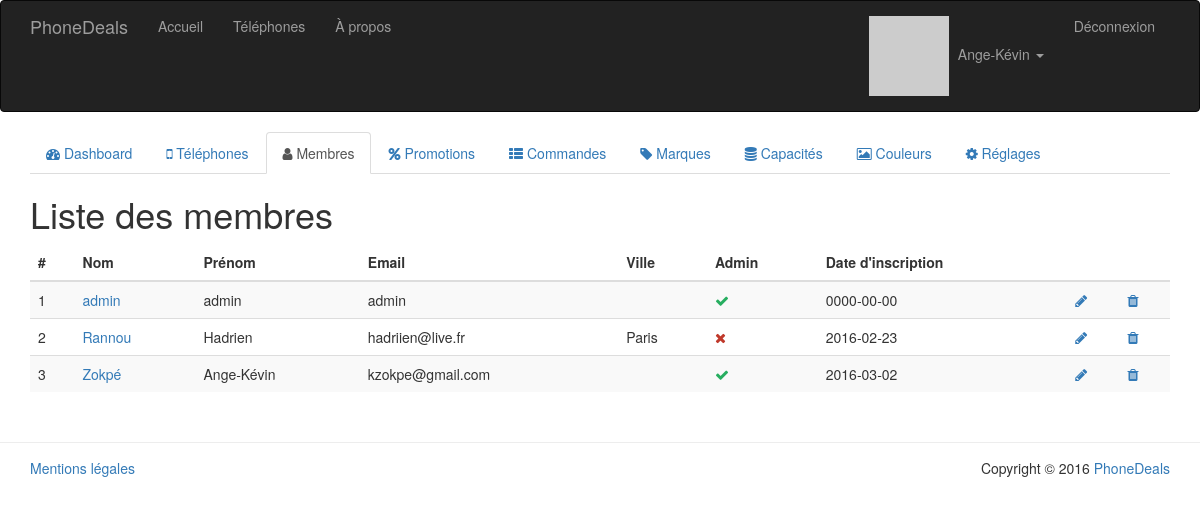
Screenshot of /index.php?page=admin/members-list (signed in) with the database file from the repository.
### tables this page shows
CREATE TABLE `member` (
  `id` int(11) NOT NULL,
  `first_name` varchar(128) NOT NULL,
  `last_name` varchar(128) NOT NULL,
  `email` varchar(128) NOT NULL,
  `password` varchar(128) NOT NULL,
  `way_num` int(128) NOT NULL,
  `way_type` enum('Allée','Avenue','Boulevard','Carrrefour','Chemin','Chaussée','Cité','Corniche','Cours','Domaine','Descente','Ecart','Esplanade','Faubourg','Grande Rue','Hameau','Halle','Impasse','Lieu-dit','Lotissement','Marché','Montée','Passage','Place','Plaine','Plateau','Promenade','Parvis','Quartier','Quai','Résidence','Ruelle','Rocade','Rond-point','Route','Rue','Sente','Sentier','Square','Terre-plein','Traverse','Villa','Village') NOT NULL,
  `way_name` varchar(64) NOT NULL,
  `city` varchar(128) NOT NULL,
  `zip_code` int(11) NOT NULL,
  `admin` tinyint(1) NOT NULL,
  `register_date` date NOT NULL
);

### app/model/Autoloader.php (called while the page is built, shortened)
<?php
	class Autoloader {
		public static function appAutoload($class) {
			$class = str_replace('\\', '/', $class);
		}
	}
?>

### app/model/Member.class.php (called while the page is built, shortened)
<?php
	class Member {
		public function __get($nom){
			return $this->$nom;
		}
		public static function getMemberById($id) {
			$db = PDOConnexion::getInstance();
			$sql = 'SELECT * FROM member WHERE id = :id';
			$sth = $db->prepare($sql);
			$sth->setFetchMode(PDO::FETCH_CLASS|PDO::FETCH_PROPS_LATE, 'Member');
			$sth->execute(array(
				':id' => $id
			));
			return $sth->fetch();
		}
		public static function getMembersList() {
			$db = PDOConnexion::getInstance();
			$sql = 'SELECT * FROM member';
			$sth = $db->prepare($sql);
			$sth->setFetchMode(PDO::FETCH_CLASS|PDO::FETCH_PROPS_LATE, 'Member');
			$sth->execute();
			return $sth->fetchAll();
		}
	}
?>

### app/view/admin/members-list.php (the view)
<div class="col-md-12">
	<h1>Liste des membres</h1>
	<table class="table table-striped">
		<thead>
			<th>#</th>
			<th>Nom</th>
			<th>Prénom</th>
			<th>Email</th>
			<th>Ville</th>
			<th>Admin</th>
			<th>Date d'inscription</th>
			<th></th>
			<th></th>
		</thead>
		<?php
			foreach (Member::getMembersList() as $member) {
				echo '<tr>';
					echo '<td>' . $member->id . '</td>';
					echo '<td><a href="index.php?page=admin/member-edit&amp;id=' . $member->id . '">' . $member->last_name . '</a></td>';
					echo '<td>' . $member->first_name . '</td>';
					echo '<td>' . $member->email . '</td>';
					echo '<td>' . $member->city . '</td>';
					if ($member->admin) {
						echo '<td><i class="fa fa-check" style="color: #27ae60;"></i></td>';
					}
					else {
						echo '<td><i class="fa fa-times" style="color: #c0392b;"></i></td>';
					}
					echo '<td>' . $member->register_date . '</td>';
					echo '<td><a href="index.php?page=admin/member-edit&amp;id=' . $member->id . '"><i class="fa fa-pencil"></i></a></td>';
					echo '<td><a href="#"><i class="fa fa-trash"></i></a></td>';
				echo '</tr>';
			}
		?>
	</table>
</div>

### public/index.php (shortened to what this page needs)
<?php
	require_once (APP . '/model/Autoloader.php');
	if (substr($_GET['page'], 0, 6) == 'admin/') {
		if (App::isAdmin()) {
			require_once(APP . '/view/admin/header.php');
			require_once(APP . '/view/' . $_GET['page'] . '.php');
			require_once(APP . '/view/admin/footer.php');
		}
		else {
			App::getHeader(404);
		}
	}
?>

### app/view/admin/header.php (shortened to what this page needs)
<!DOCTYPE html>
<html lang="fr">
	<head>
		<link href="css/bootstrap.min.css" rel="stylesheet">
		<link href="https://maxcdn.bootstrapcdn.com/font-awesome/4.5.0/css/font-awesome.min.css" rel="stylesheet">
	</head>
	<body>
		<nav class="navbar navbar-inverse">
			<div class="container">
				<div class="navbar-header">
					<a class="navbar-brand" href="index.php?page=home"><?php echo App::$siteTitle; ?></a>
				</div>
				<div id="navbar" class="collapse navbar-collapse">
					<ul class="nav navbar-nav">
						<li<?php App::isCurrentPage('home'); ?>><a href="index.php?page=home">Accueil</a></li>
						<li<?php App::isCurrentPage('list'); ?>><a href="index.php?page=list">Téléphones</a></li>
						<li<?php App::isCurrentPage('about'); ?>><a href="index.php?page=about">À propos</a></li>
					</ul>
					<ul class="nav navbar-nav navbar-right">
						<?php $member = Member::getMemberById($_SESSION['id']); ?>
						<li class="dropdown">
							<a aria-expanded="false" aria-haspopup="true" role="button" data-toggle="dropdown" class="dropdown-toggle" href="#" id="drop1">
								<img src="<?php echo App::getGravatar($member->email, 20); ?>" alt="Avatar de <?php echo $member->first_name; ?>" style="margin-right: 5px;" />
								<?php echo $member->first_name; ?>
								<span class="caret"></span>
							</a>
						</li>
                        <li><a href="index.php?page=signout">Déconnexion</a></li>
                    </ul>
				</div>
			</div>
		</nav>
		<div class="container">
			<div class="row">
				<div class="col-md-12">
					<ul class="nav nav-tabs">
						<li role="presentation"<?php App::isCurrentPage('admin/home'); ?>><a href="index.php?page=admin/home"><i class="fa fa-tachometer"></i> Dashboard</a></li>
						<li role="presentation"<?php App::isCurrentPage('admin/phones-list'); ?>><a href="index.php?page=admin/phones-list"><i class="fa fa-mobile"></i> Téléphones</a></li>
						<li role="presentation"<?php App::isCurrentPage('admin/members-list'); ?>><a href="index.php?page=admin/members-list"><i class="fa fa-user"></i> Membres</a></li>
						<li role="presentation"<?php App::isCurrentPage('admin/promotions-list'); ?>><a href="index.php?page=admin/promotions-list"><i class="fa fa-percent"></i> Promotions</a></li>
						<li role="presentation"<?php App::isCurrentPage('admin/orders-list'); ?>><a href="index.php?page=admin/orders-list"><i class="fa fa-th-list"></i> Commandes</a></li>
						<li role="presentation"<?php App::isCurrentPage('admin/brands-list'); ?>><a href="index.php?page=admin/brands-list"><i class="fa fa-tag"></i> Marques</a></li>
						<li role="presentation"<?php App::isCurrentPage('admin/capacities-list'); ?>><a href="index.php?page=admin/capacities-list"><i class="fa fa-database"></i> Capacités</a></li>
						<li role="presentation"<?php App::isCurrentPage('admin/colors-list'); ?>><a href="index.php?page=admin/colors-list"><i class="fa fa-picture-o"></i> Couleurs</a></li>
						<li role="presentation"<?php App::isCurrentPage('admin/settings'); ?>><a href="index.php?page=admin/settings"><i class="fa fa-cog"></i> Réglages</a></li>
					</ul>
				</div>
			</div>
			<div class="row">

### app/model/App.class.php (shortened to what this page needs)
<?php
	class App {
		public static function isCurrentPage($page) {
			if ($_GET['page'] == $page) {
				echo ' class="active"';
			}
		}
		public static function isLogged() {
			if (isset($_SESSION['email']) && !empty($_SESSION['email'])) {
				return true;
			}
			return false;
		}
		public static function isAdmin() {
			if (self::isLogged() && isset($_SESSION['admin']) && $_SESSION['admin']) {
				return true;
			}
			return false;
		}
		public static function getGravatar($email, $size = 80, $defaultImg = 'wavatar', $maximumRating = 'g', $img = false, $additional = array()) {
			$url = 'http://www.gravatar.com/avatar/';
			$url .= md5(strtolower(trim($email)));
			$url .= "?s=$size&d=$defaultImg&r=$maximumRating";
			return $url;
		}
	}
?>

### app/view/admin/footer.php (shortened to what this page needs)
			</div>
		</div>
		<footer id="footer" style="border-top: 1px solid #ededed; margin-top: 30px; padding: 15px 0;">
			<div class="container">
				<div class="row">
					<div class="col-md-8">
						<a href="index.php?page=legal">Mentions légales</a>
					</div>
					<div class="col-md-4 text-right">
						Copyright &copy; <?php echo date('Y') . ' <a href="index.php?page=home">' . App::$siteTitle . '</a>'; ?>
					</div>
				</div>
			</div>
		</footer>
	</body>
</html>

### rows the page displays
member: first_name "Ange-Kévin", id "3", last_name "Zokpé", email "kzokpe@gmail.com", admin 1 (drawn), register_date "2016-03-02"
member: id "1", last_name "admin", first_name "admin", email "admin", admin 1 (drawn), register_date "0000-00-00"
member: id "2", last_name "Rannou", first_name "Hadrien", email "hadriien@live.fr", city "Paris", admin 0 (drawn), register_date "2016-02-23"

### other values shown
App::$siteTitle "PhoneDeals"
